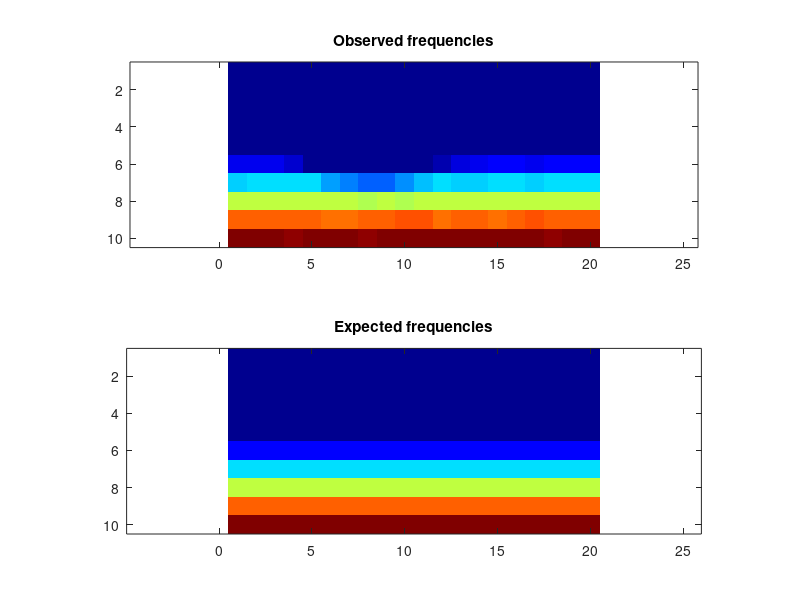

Here is the MATLAB script that generated this plot:
obsFrequencies = [ 0, 0, 0, 0, 0, 0, 0, 0, 0, 0, 0, 0, 0, 0, 0, 0, 0, 0, 0, 0; 0, 0, 0, 0, 0, 0, 0, 0, 0, 0, 0, 0, 0, 0, 0, 0, 0, 0, 0, 0; 0, 0, 0, 0, 0, 0, 0, 0, 0, 0, 0, 0, 0, 0, 0, 0, 0, 0, 0, 0; 0, 0, 0, 0, 0, 0, 0, 0, 0, 0, 0, 0, 0, 0, 0, 0, 0, 0, 0, 0; 0, 0, 0, 0, 0, 0, 0, 0, 0, 0, 0, 0, 0, 0, 0, 0, 0, 0, 0, 0; 1941, 1980, 1829, 1176, 209, 0, 0, 0, 0, 0, 0, 586, 1507, 1961, 1988, 1994, 1970, 1988, 1984, 2024; 5906, 6036, 6047, 6106, 6048, 5072, 4343, 3865, 3916, 4574, 5572, 6043, 5943, 5893, 5960, 6030, 5902, 6048, 6186, 6081; 9978, 10066, 9952, 10128, 9955, 10156, 10002, 9895, 10144, 9837, 9992, 10104, 9968, 9926, 9951, 10039, 9996, 10071, 10095, 9980; 14001, 14112, 13979, 13961, 14039, 13867, 13851, 13993, 14090, 14175, 14207, 13772, 14050, 13909, 13847, 14014, 14254, 14082, 14067, 13980; 18130, 18099, 18030, 17711, 17870, 17906, 18060, 17848, 17969, 18055, 17963, 17991, 18018, 17941, 18128, 18135, 17910, 17846, 18021, 18033 ];
expFrequencies = [ 0, 0, 0, 0, 0, 0, 0, 0, 0, 0, 0, 0, 0, 0, 0, 0, 0, 0, 0, 0; 0, 0, 0, 0, 0, 0, 0, 0, 0, 0, 0, 0, 0, 0, 0, 0, 0, 0, 0, 0; 0, 0, 0, 0, 0, 0, 0, 0, 0, 0, 0, 0, 0, 0, 0, 0, 0, 0, 0, 0; 0, 0, 0, 0, 0, 0, 0, 0, 0, 0, 0, 0, 0, 0, 0, 0, 0, 0, 0, 0; 0, 0, 0, 0, 0, 0, 0, 0, 0, 0, 0, 0, 0, 0, 0, 0, 0, 0, 0, 0; 2000, 2000, 2000, 2000, 2000, 2000, 2000, 2000, 2000, 2000, 2000, 2000, 2000, 2000, 2000, 2000, 2000, 2000, 2000, 2000; 6000, 6000, 6000, 6000, 6000, 6000, 6000, 6000, 6000, 6000, 6000, 6000, 6000, 6000, 5999.99, 6000, 6000, 5999.99, 6000, 6000; 10000, 10000, 10000, 10000, 10000, 10000, 10000, 10000, 10000, 10000, 10000, 10000, 10000, 10000, 9999.99, 10000, 10000, 9999.99, 10000, 10000; 14000, 14000, 14000, 14000, 14000, 14000, 14000, 14000, 14000, 14000, 14000, 14000, 14000, 14000, 14000, 14000, 14000, 14000, 14000, 14000; 18000, 18000, 18000, 18000, 18000, 18000, 18000, 18000, 18000, 18000, 18000, 18000, 18000, 18000, 18000, 18000, 18000, 18000, 18000, 18000 ];
colormap(jet);
clf; subplot(2,1,1);
imagesc(obsFrequencies);
title('Observed frequencies');
axis equal;
subplot(2,1,2);
imagesc(expFrequencies);
axis equal;
title('Expected frequencies');
